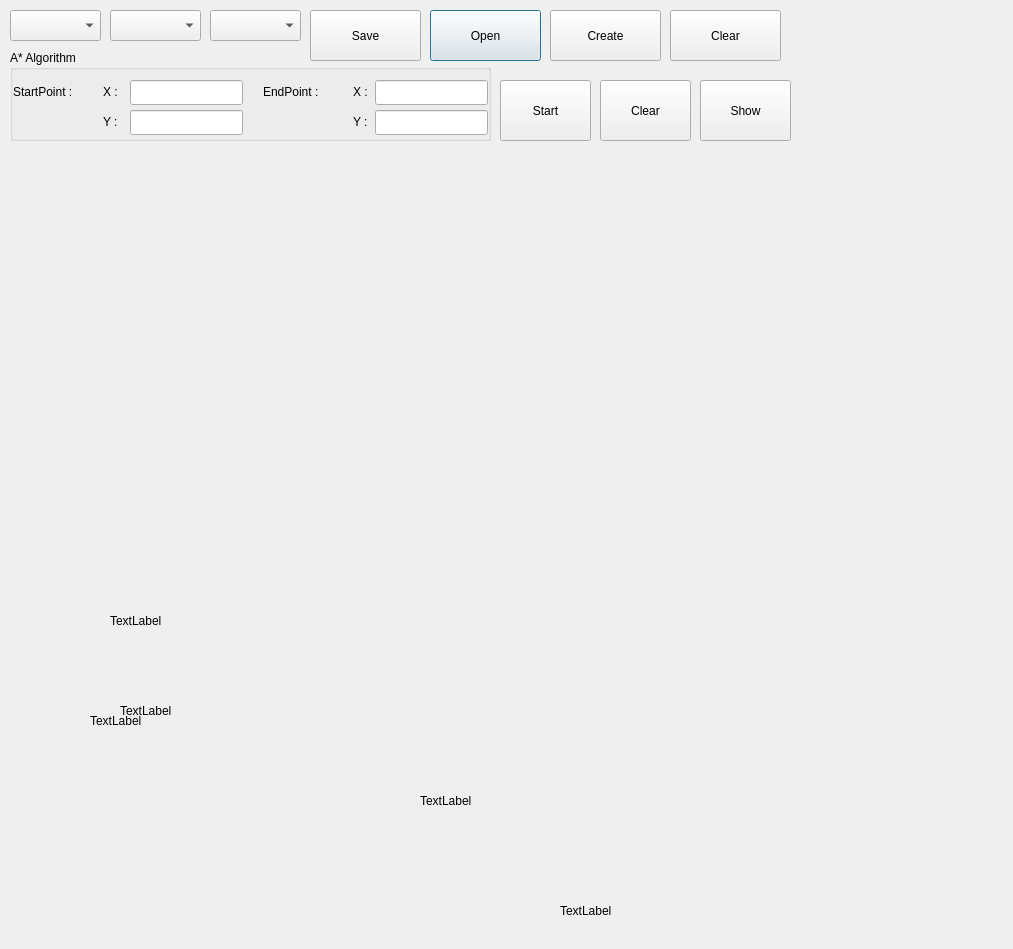
<?xml version="1.0" encoding="UTF-8"?>
<ui version="4.0">
 <class>Dialog</class>
 <widget class="QDialog" name="Dialog">
  <property name="geometry">
   <rect>
    <x>0</x>
    <y>0</y>
    <width>1013</width>
    <height>949</height>
   </rect>
  </property>
  <property name="windowTitle">
   <string>Dialog</string>
  </property>
  <widget class="QLabel" name="pgmMap">
   <property name="geometry">
    <rect>
     <x>120</x>
     <y>300</y>
     <width>811</width>
     <height>821</height>
    </rect>
   </property>
   <property name="text">
    <string>TextLabel</string>
   </property>
  </widget>
  <widget class="QLabel" name="gridMap">
   <property name="geometry">
    <rect>
     <x>90</x>
     <y>310</y>
     <width>811</width>
     <height>821</height>
    </rect>
   </property>
   <property name="text">
    <string>TextLabel</string>
   </property>
  </widget>
  <widget class="QLabel" name="collisionMap">
   <property name="geometry">
    <rect>
     <x>420</x>
     <y>390</y>
     <width>811</width>
     <height>821</height>
    </rect>
   </property>
   <property name="text">
    <string>TextLabel</string>
   </property>
  </widget>
  <widget class="QLabel" name="pointMap">
   <property name="geometry">
    <rect>
     <x>110</x>
     <y>210</y>
     <width>811</width>
     <height>821</height>
    </rect>
   </property>
   <property name="text">
    <string>TextLabel</string>
   </property>
  </widget>
  <widget class="QPushButton" name="dataOpen">
   <property name="geometry">
    <rect>
     <x>430</x>
     <y>10</y>
     <width>111</width>
     <height>51</height>
    </rect>
   </property>
   <property name="text">
    <string>Open</string>
   </property>
  </widget>
  <widget class="QPushButton" name="dataSave">
   <property name="geometry">
    <rect>
     <x>310</x>
     <y>10</y>
     <width>111</width>
     <height>51</height>
    </rect>
   </property>
   <property name="text">
    <string>Save</string>
   </property>
  </widget>
  <widget class="QComboBox" name="requestTime">
   <property name="geometry">
    <rect>
     <x>10</x>
     <y>10</y>
     <width>91</width>
     <height>31</height>
    </rect>
   </property>
  </widget>
  <widget class="QComboBox" name="tableNumber">
   <property name="geometry">
    <rect>
     <x>110</x>
     <y>10</y>
     <width>91</width>
     <height>31</height>
    </rect>
   </property>
  </widget>
  <widget class="QComboBox" name="fileIndex">
   <property name="geometry">
    <rect>
     <x>210</x>
     <y>10</y>
     <width>91</width>
     <height>31</height>
    </rect>
   </property>
  </widget>
  <widget class="QPushButton" name="dataClear">
   <property name="geometry">
    <rect>
     <x>670</x>
     <y>10</y>
     <width>111</width>
     <height>51</height>
    </rect>
   </property>
   <property name="text">
    <string>Clear</string>
   </property>
  </widget>
  <widget class="QPushButton" name="dataCreate">
   <property name="geometry">
    <rect>
     <x>550</x>
     <y>10</y>
     <width>111</width>
     <height>51</height>
    </rect>
   </property>
   <property name="text">
    <string>Create</string>
   </property>
  </widget>
  <widget class="QGroupBox" name="groupBox">
   <property name="geometry">
    <rect>
     <x>10</x>
     <y>50</y>
     <width>481</width>
     <height>91</height>
    </rect>
   </property>
   <property name="title">
    <string>A* Algorithm</string>
   </property>
   <widget class="QLineEdit" name="y_StartPoint">
    <property name="geometry">
     <rect>
      <x>120</x>
      <y>60</y>
      <width>113</width>
      <height>25</height>
     </rect>
    </property>
    <property name="readOnly">
     <bool>false</bool>
    </property>
   </widget>
   <widget class="QLineEdit" name="x_StartPoint">
    <property name="geometry">
     <rect>
      <x>120</x>
      <y>30</y>
      <width>113</width>
      <height>25</height>
     </rect>
    </property>
    <property name="readOnly">
     <bool>false</bool>
    </property>
   </widget>
   <widget class="QLineEdit" name="x_EndPoint">
    <property name="geometry">
     <rect>
      <x>365</x>
      <y>30</y>
      <width>113</width>
      <height>25</height>
     </rect>
    </property>
    <property name="readOnly">
     <bool>false</bool>
    </property>
   </widget>
   <widget class="QLabel" name="startPoint">
    <property name="geometry">
     <rect>
      <x>3</x>
      <y>26</y>
      <width>81</width>
      <height>31</height>
     </rect>
    </property>
    <property name="text">
     <string>StartPoint : </string>
    </property>
   </widget>
   <widget class="QLabel" name="y_EndPointLabel">
    <property name="geometry">
     <rect>
      <x>343</x>
      <y>56</y>
      <width>21</width>
      <height>31</height>
     </rect>
    </property>
    <property name="text">
     <string>Y :</string>
    </property>
   </widget>
   <widget class="QLineEdit" name="y_EndPoint">
    <property name="geometry">
     <rect>
      <x>365</x>
      <y>60</y>
      <width>113</width>
      <height>25</height>
     </rect>
    </property>
    <property name="readOnly">
     <bool>false</bool>
    </property>
   </widget>
   <widget class="QLabel" name="endPoint">
    <property name="geometry">
     <rect>
      <x>253</x>
      <y>26</y>
      <width>81</width>
      <height>31</height>
     </rect>
    </property>
    <property name="text">
     <string>EndPoint : </string>
    </property>
   </widget>
   <widget class="QLabel" name="x_StartPointLabel">
    <property name="geometry">
     <rect>
      <x>93</x>
      <y>26</y>
      <width>21</width>
      <height>31</height>
     </rect>
    </property>
    <property name="text">
     <string>X :</string>
    </property>
   </widget>
   <widget class="QLabel" name="x_EndPointLabel">
    <property name="geometry">
     <rect>
      <x>343</x>
      <y>26</y>
      <width>21</width>
      <height>31</height>
     </rect>
    </property>
    <property name="text">
     <string>X :</string>
    </property>
   </widget>
   <widget class="QLabel" name="y_StartPointLabel">
    <property name="geometry">
     <rect>
      <x>93</x>
      <y>56</y>
      <width>21</width>
      <height>31</height>
     </rect>
    </property>
    <property name="text">
     <string>Y :</string>
    </property>
   </widget>
  </widget>
  <widget class="QPushButton" name="pathAction">
   <property name="geometry">
    <rect>
     <x>500</x>
     <y>80</y>
     <width>91</width>
     <height>61</height>
    </rect>
   </property>
   <property name="text">
    <string>Start</string>
   </property>
  </widget>
  <widget class="QPushButton" name="pathClear">
   <property name="geometry">
    <rect>
     <x>600</x>
     <y>80</y>
     <width>91</width>
     <height>61</height>
    </rect>
   </property>
   <property name="text">
    <string>Clear</string>
   </property>
  </widget>
  <widget class="QPushButton" name="collisionShow">
   <property name="geometry">
    <rect>
     <x>700</x>
     <y>80</y>
     <width>91</width>
     <height>61</height>
    </rect>
   </property>
   <property name="text">
    <string>Show</string>
   </property>
  </widget>
  <widget class="QLabel" name="pathMap">
   <property name="geometry">
    <rect>
     <x>560</x>
     <y>500</y>
     <width>811</width>
     <height>821</height>
    </rect>
   </property>
   <property name="text">
    <string>TextLabel</string>
   </property>
  </widget>
  <zorder>groupBox</zorder>
  <zorder>pgmMap</zorder>
  <zorder>gridMap</zorder>
  <zorder>collisionMap</zorder>
  <zorder>pointMap</zorder>
  <zorder>dataOpen</zorder>
  <zorder>dataSave</zorder>
  <zorder>requestTime</zorder>
  <zorder>tableNumber</zorder>
  <zorder>fileIndex</zorder>
  <zorder>dataClear</zorder>
  <zorder>dataCreate</zorder>
  <zorder>pathAction</zorder>
  <zorder>pathClear</zorder>
  <zorder>collisionShow</zorder>
  <zorder>pathMap</zorder>
 </widget>
 <resources/>
 <connections/>
</ui>
